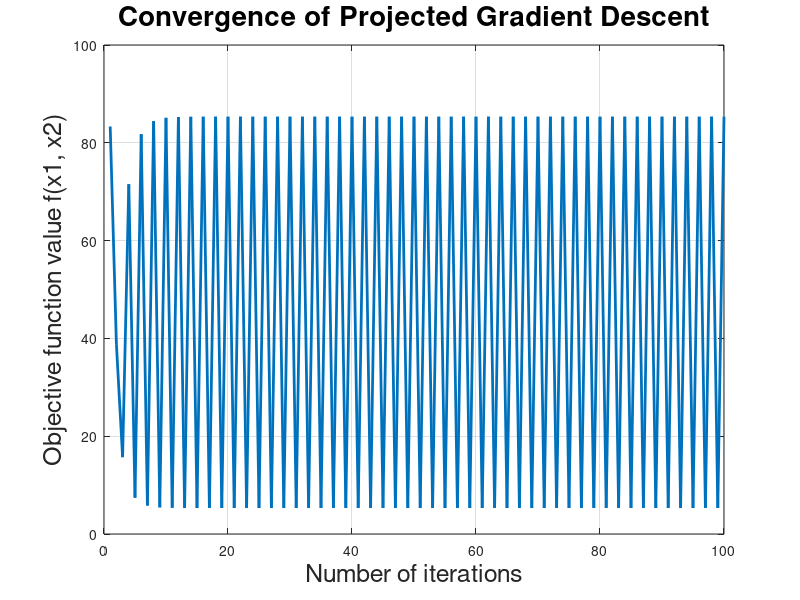

Here is the MATLAB script that generated this plot:
% KARATIS DIMITRIOS 10775
% THEMA 2

clear;
clc;

% Define the function f(x1, x2) and its gradient
f = @(x1, x2) (1/3)*x1.^2 + 3*x2.^2; % Objective function
grad_f = @(x1, x2) [2/3*x1; 6*x2]; % Gradient of f(x)

% Constraints
x1_min = -10; x1_max = 5;
x2_min = -8; x2_max = 12;

% Parameters
epsilon = 0.01; % Convergence threshold
gamma = 0.5; % Step size
s_k = 5; % Additional step size scaling
initial_point = [5, -5]; % Starting point
max_iter = 100; % Maximum number of iterations

% Initialize variables
x = initial_point(1); % x1
y = initial_point(2); % x2
f_values = zeros(max_iter, 1); % Store function values

% Gradient Descent with Projection
for k = 1:max_iter
    % Evaluate the gradient
    grad = grad_f(x, y);
    
    % Store the current function value
    f_values(k) = f(x, y);
    
    % Check for convergence
    if norm(grad) < epsilon
        f_values = f_values(1:k); % Trim unused entries
        break;
    end

    % Calculate projections
    x_proj = x - s_k * grad(1);
    y_proj = y - s_k * grad(2);

    if x_proj <= x1_min
        x_proj = x1_min;
    elseif x_proj >= x1_max
        x_proj = x1_max;
    end

    if y_proj <= x2_min
        y_proj = x2_min;
    elseif y_proj >= x2_max
        y_proj = x2_max;
    end
    
    % Update variables
    x_new = x + gamma * (x_proj - x);
    y_new = y + gamma * (y_proj - y);

    x = x_new;
    y = y_new;
end

% Display Results
fprintf('Initial point: (%.2f, %.2f)\n', initial_point(1), initial_point(2));
fprintf('Minimum found at: (%.4f, %.4f)\n', x, y);
fprintf('Final f(x1, x2) = %.6f\n', f(x, y));
fprintf('Iterations: %d\n\n', length(f_values));

% Plot Convergence
figure;
plot(1:length(f_values), f_values, 'LineWidth', 2);
title('Convergence of Projected Gradient Descent', 'FontSize', 20);
xlabel('Number of iterations', 'FontSize', 18);
ylabel('Objective function value f(x1, x2)', 'FontSize', 18);
grid on;
